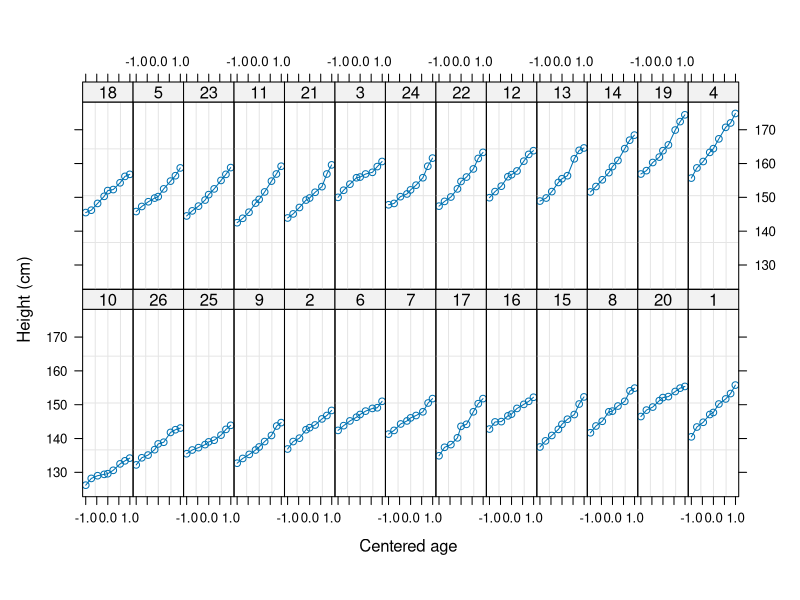
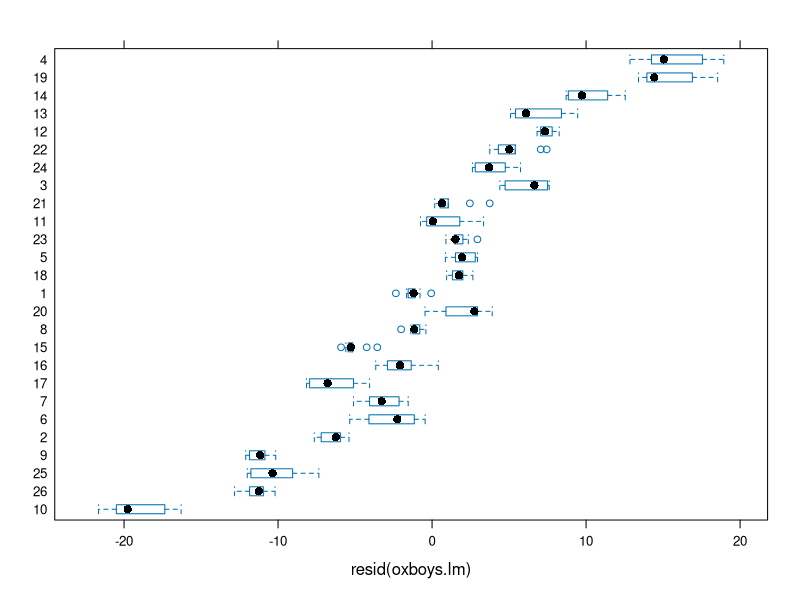
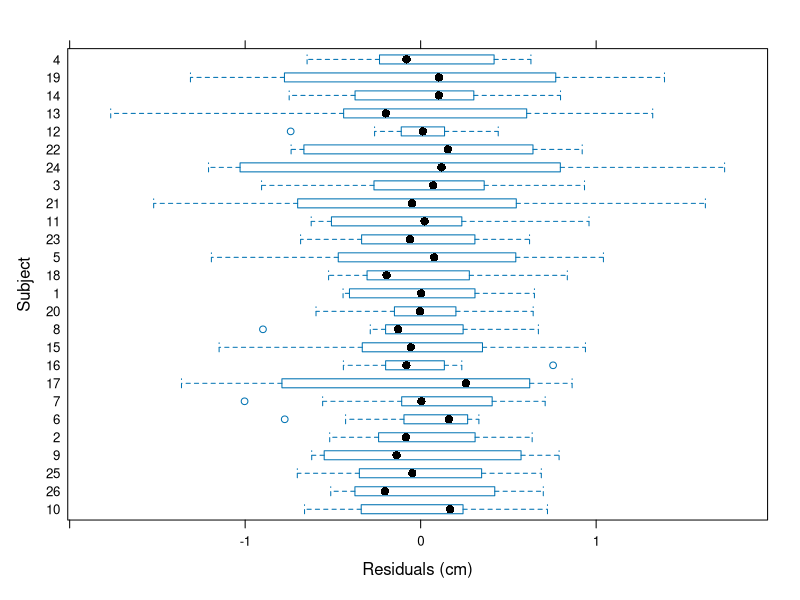

Source code (R) for these figures, in order:
### script-name.R ##################################################################################
# 
#
#

### NOTES ##########################################################################################

library(lattice);
library(nlme);
data(Oxboys);

str(Oxboys);
# Oxboys;

##### Chapter 1, Exercise 2 ########################################################################
### (a)
pdf("../output/exercise-1-2a_plot_Oxboys.pdf");
plot(Oxboys);
dev.off();


### (b)
pdf("../output/exercise-1-2b_bwplot_residuals_lm.pdf");
oxboys.lm <- lm(formula = height ~ age, data = Oxboys);
bwplot(Subject ~ resid(oxboys.lm), data = Oxboys);
dev.off();


### (c)
oxboys.lmList <- lmList(height ~ age, data = Oxboys);
pdf("../output/exercise-1-2c_Oxboys_lmList.pdf");
plot(oxboys.lmList,Subject ~ resid(.));
dev.off();

summary(oxboys.lm);

summary(oxboys.lmList);

